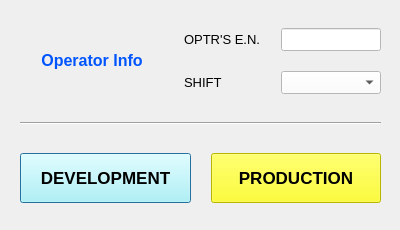
<?xml version="1.0" encoding="UTF-8"?>
<ui version="4.0">
 <class>Dialog</class>
 <widget class="QDialog" name="Dialog">
  <property name="windowModality">
   <enum>Qt::ApplicationModal</enum>
  </property>
  <property name="geometry">
   <rect>
    <x>0</x>
    <y>0</y>
    <width>400</width>
    <height>230</height>
   </rect>
  </property>
  <property name="windowTitle">
   <string>Dental Monitoring Functional Tester</string>
  </property>
  <widget class="QWidget" name="gridLayoutWidget">
   <property name="geometry">
    <rect>
     <x>0</x>
     <y>0</y>
     <width>401</width>
     <height>231</height>
    </rect>
   </property>
   <layout class="QGridLayout" name="gridLayout">
    <property name="leftMargin">
     <number>20</number>
    </property>
    <property name="topMargin">
     <number>20</number>
    </property>
    <property name="rightMargin">
     <number>20</number>
    </property>
    <property name="bottomMargin">
     <number>20</number>
    </property>
    <property name="spacing">
     <number>20</number>
    </property>
    <item row="1" column="0" colspan="2">
     <widget class="Line" name="line">
      <property name="orientation">
       <enum>Qt::Horizontal</enum>
      </property>
     </widget>
    </item>
    <item row="0" column="0">
     <widget class="QLabel" name="label_7">
      <property name="sizePolicy">
       <sizepolicy hsizetype="Preferred" vsizetype="Maximum">
        <horstretch>0</horstretch>
        <verstretch>0</verstretch>
       </sizepolicy>
      </property>
      <property name="font">
       <font>
        <pointsize>12</pointsize>
        <bold>true</bold>
       </font>
      </property>
      <property name="styleSheet">
       <string notr="true">color: rgb(0, 85, 255);</string>
      </property>
      <property name="text">
       <string>Operator Info</string>
      </property>
      <property name="alignment">
       <set>Qt::AlignCenter</set>
      </property>
     </widget>
    </item>
    <item row="2" column="0" colspan="2">
     <layout class="QHBoxLayout" name="horizontalLayout_2">
      <item>
       <widget class="QPushButton" name="dev_button">
        <property name="sizePolicy">
         <sizepolicy hsizetype="Fixed" vsizetype="Fixed">
          <horstretch>0</horstretch>
          <verstretch>0</verstretch>
         </sizepolicy>
        </property>
        <property name="maximumSize">
         <size>
          <width>200</width>
          <height>50</height>
         </size>
        </property>
        <property name="font">
         <font>
          <pointsize>13</pointsize>
          <bold>true</bold>
         </font>
        </property>
        <property name="styleSheet">
         <string notr="true">background-color: rgb(170, 255, 255);</string>
        </property>
        <property name="text">
         <string>DEVELOPMENT</string>
        </property>
       </widget>
      </item>
      <item>
       <widget class="QPushButton" name="prod_button">
        <property name="maximumSize">
         <size>
          <width>200</width>
          <height>50</height>
         </size>
        </property>
        <property name="font">
         <font>
          <pointsize>13</pointsize>
          <bold>true</bold>
         </font>
        </property>
        <property name="styleSheet">
         <string notr="true">background-color: rgb(255, 255, 0);</string>
        </property>
        <property name="text">
         <string>PRODUCTION</string>
        </property>
       </widget>
      </item>
     </layout>
    </item>
    <item row="0" column="1">
     <layout class="QFormLayout" name="formLayout">
      <item row="0" column="0">
       <widget class="QLabel" name="label">
        <property name="font">
         <font>
          <pointsize>10</pointsize>
          <bold>false</bold>
         </font>
        </property>
        <property name="text">
         <string>OPTR'S E.N.</string>
        </property>
       </widget>
      </item>
      <item row="0" column="1">
       <widget class="QLineEdit" name="oprtr_en_input">
        <property name="sizePolicy">
         <sizepolicy hsizetype="Minimum" vsizetype="Fixed">
          <horstretch>0</horstretch>
          <verstretch>0</verstretch>
         </sizepolicy>
        </property>
        <property name="minimumSize">
         <size>
          <width>80</width>
          <height>0</height>
         </size>
        </property>
        <property name="maximumSize">
         <size>
          <width>100</width>
          <height>16777215</height>
         </size>
        </property>
        <property name="font">
         <font>
          <pointsize>10</pointsize>
         </font>
        </property>
        <property name="styleSheet">
         <string notr="true">background-color: rgb(255, 255, 255);</string>
        </property>
       </widget>
      </item>
      <item row="1" column="0">
       <widget class="QLabel" name="label_8">
        <property name="font">
         <font>
          <pointsize>10</pointsize>
          <bold>false</bold>
         </font>
        </property>
        <property name="text">
         <string>SHIFT</string>
        </property>
       </widget>
      </item>
      <item row="1" column="1">
       <widget class="QComboBox" name="shift_input">
        <property name="sizePolicy">
         <sizepolicy hsizetype="Maximum" vsizetype="Fixed">
          <horstretch>0</horstretch>
          <verstretch>0</verstretch>
         </sizepolicy>
        </property>
        <property name="minimumSize">
         <size>
          <width>100</width>
          <height>0</height>
         </size>
        </property>
        <property name="maximumSize">
         <size>
          <width>100</width>
          <height>16777215</height>
         </size>
        </property>
        <property name="font">
         <font>
          <pointsize>10</pointsize>
         </font>
        </property>
        <property name="styleSheet">
         <string notr="true">background-color: rgb(255, 255, 255);</string>
        </property>
        <item>
         <property name="text">
          <string/>
         </property>
        </item>
        <item>
         <property name="text">
          <string>A</string>
         </property>
        </item>
        <item>
         <property name="text">
          <string>B</string>
         </property>
        </item>
       </widget>
      </item>
     </layout>
    </item>
   </layout>
  </widget>
 </widget>
 <tabstops>
  <tabstop>oprtr_en_input</tabstop>
  <tabstop>shift_input</tabstop>
  <tabstop>dev_button</tabstop>
  <tabstop>prod_button</tabstop>
 </tabstops>
 <resources/>
 <connections/>
</ui>
